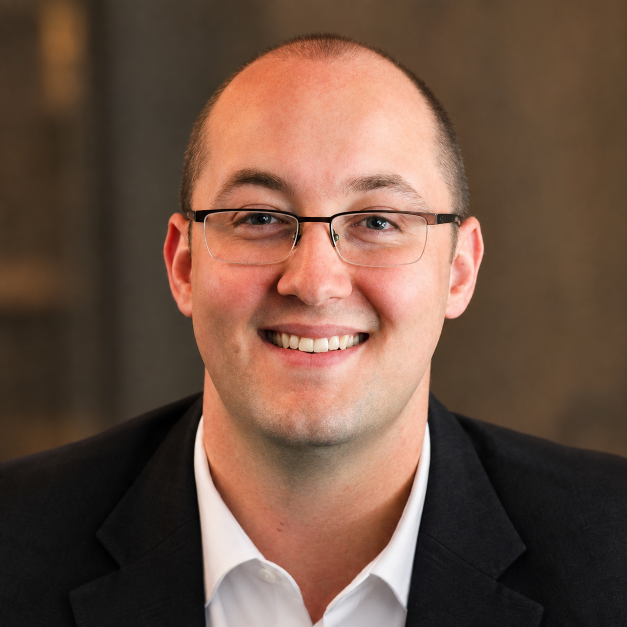
#> input picture images/headshot_ai_render_2026-08-25.png, 1254 x 1254 px (shown at 1/2 size)
$ python -i edit_server.py   (imports and definitions only)
#> lines starting #> are read from the running program, lines starting #| are printed output that depends on the picture
#!/usr/bin/env python3
"""Local editing server for the Alcuin site (alcuinproject.com).

Serves the built site at http://localhost:8788 with an "Edit text" mode
layered on top, the same way the devotional editor does. Clicking a
heading, paragraph, list item, button label, or nav link makes it
editable in place; Save writes the change back to the matching line in
copy/*.md (the source of truth), rebuilds the site with
build_redesign.py, and reloads the page.

Publish runs the Cloudflare Pages deploy that launched the site
(`npx wrangler pages deploy redesign --project-name=alcuinproject`).
A dry run first lists the files that differ from the last deploy, which
is kept as a snapshot in .published/.

The copy folder and the story file are backed up to
.backups/copy-<timestamp>/ once per server start, before any write.

    python3 edit_server.py             # start, open the browser
    python3 edit_server.py --no-open   # start without opening a browser
    python3 edit_server.py --snapshot  # re-seed .published/ from redesign/
                                       # (only after confirming redesign/
                                       # matches what is live)
"""

import functools
import html
import http.server
import importlib
import json
import os
import re
import shutil
import subprocess
import sys
import threading
import time
import urllib.parse
import webbrowser

import build_redesign

HERE = os.path.dirname(os.path.abspath(__file__))
COPY = os.path.join(HERE, "copy")
EDITOR = os.path.join(HERE, "editor")
# [1 line that did not run here, left out]
PUBLISHED = os.path.join(HERE, ".published")
PORT = int(os.environ.get("ALCUIN_PORT", "8788"))
LOCK = threading.Lock()
# Folder holding node/npx for the wrangler deploy; override with ALCUIN_NODE_BIN.
NODE_BIN = os.environ.get("ALCUIN_NODE_BIN", os.path.expanduser("~/.local/node/bin"))
PROJECT_NAME = "alcuinproject"
SITE_URL = "https://alcuinproject.com"

MIME = {
    ".html": "text/html; charset=utf-8",
    ".css": "text/css; charset=utf-8",
    ".js": "application/javascript; charset=utf-8",
    ".png": "image/png",
    ".jpg": "image/jpeg",
    ".jpeg": "image/jpeg",
    ".svg": "image/svg+xml",
    ".pdf": "application/pdf",
    ".txt": "text/plain; charset=utf-8",
    ".xml": "application/xml; charset=utf-8",
    ".webp": "image/webp",
    ".ico": "image/x-icon",
}

INJECT = ('<link rel="stylesheet" href="/__edit/edit.css">'
          '<script src="/__edit/edit.js"></script></body>')


# ------------------------------------------------------------ content model
#
# Every copy file is read with line numbers kept, mirroring what
# build_redesign.load_slots() and md() do to it, so that each rendered
# fragment can be traced back to the source lines that produced it.

# [75 lines left out: functions source_files, strip_comments_keep_lines, slot_bodies, blocks, not called in this run]


ROW_RE = re.compile(r"^(- \*\*)(.+?)(\*\*\s*[—-]?\s*)(.*)$")
NUM_RE = re.compile(r"^(\d+\. )(.*)$")

# [1 line that did not run here, left out]
# [1 line that did not run here, left out]


# [167 lines left out: functions candidates, norm, own_labels, to_markup, build_new_line, write_block and 1 more, not called in this run]


def handle_save(data):
    slug = data.get("page", "")
    old = norm(data.get("old_html", ""))
    new_html = data.get("new_html", "")
    if not old:
        return {"ok": False, "error": "Nothing to match against."}

    matches = [c for c in candidates() if c["html"] == old]
    if not matches:
        return {"ok": False, "error":
                "Couldn't map this text back to a line in copy/*.md. "
                "It may be assembled from more than one place, or written "
                "into the build script itself. Make this edit in the "
                "copy file."}
    choice = data.get("choice")
    if choice:
        matches = [c for c in matches if c["id"] == choice]
        if not matches:
            return {"ok": False, "error": "That choice no longer exists. "
                    "Reload the page and try again."}
    distinct = {(c["path"], c["first"]) for c in matches}
    if len(distinct) > 1:
        own = own_labels(slug)
        narrowed = [c for c in matches if c["label"] in own]
        if len({(c["path"], c["first"]) for c in narrowed}) == 1:
            matches = narrowed
        else:
            pool = narrowed or matches
            seen, options = set(), []
            for c in pool:
                if (c["path"], c["first"]) in seen:
                    continue
                seen.add((c["path"], c["first"]))
                options.append({"id": c["id"], "label": c["label"],
                                "slot": c["slot"], "line": c["first"] + 1})
            return {"ok": False, "choose": options}

    c = matches[0]
    if c["dirty"]:
        return {"ok": False, "error":
                "This line shares its source line with an editorial "
                "comment (<!-- -->), so the editor won't rewrite it. Make "
                "this edit in %s, line %d." % (c["label"], c["first"] + 1)}
    new_line = build_new_line(c, new_html)
    if not new_line.strip() or (c["kind"] == "kv" and
                                not new_line.split(":", 1)[1].strip()):
        return {"ok": False, "error":
                "That would empty the line out. To delete a line, do it "
                "in the copy file."}

    write_block(c["path"], c["first"], c["last"], new_line)
    rebuild()
    return {"ok": True,
            "saved": new_line,
            "file": c["label"],
            "line": c["first"] + 1}


# --------------------------------------------------------------- publish

# [58 lines left out: functions _run, unpublished_files, snapshot, handle_publish, not called in this run]


# ------------------------------------------------------------------ server

class Handler(http.server.BaseHTTPRequestHandler):

    def log_message(self, fmt, *args):        # quiet the request log
        pass

    # [90 lines left out: functions _send, do_GET, do_POST, backup_content, main, not called in this run]


# [2 lines not run here, left out]

>>> import cv2
>>> picture = cv2.imread('images/headshot_ai_render_2026-08-25.png', cv2.IMREAD_GRAYSCALE)
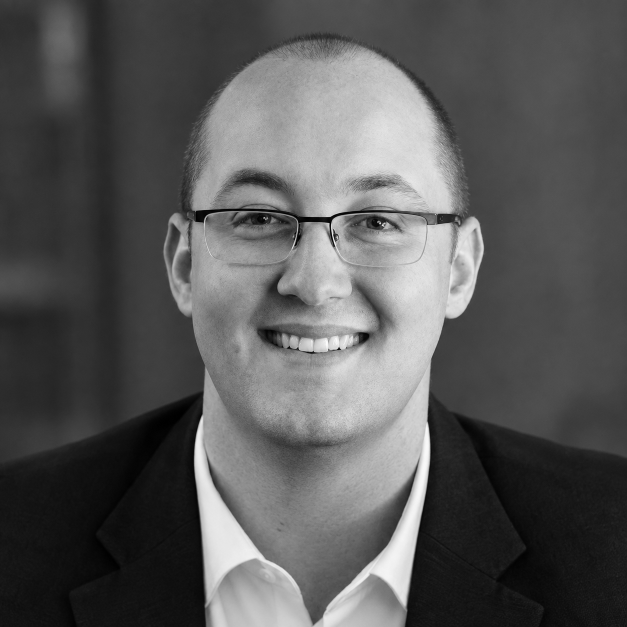
#> picture: shape (1254, 1254) (shown at 1/2 size); min 0, max 255, mean 88.1
#> (the run stopped early here; a loop or call above may not have finished)
